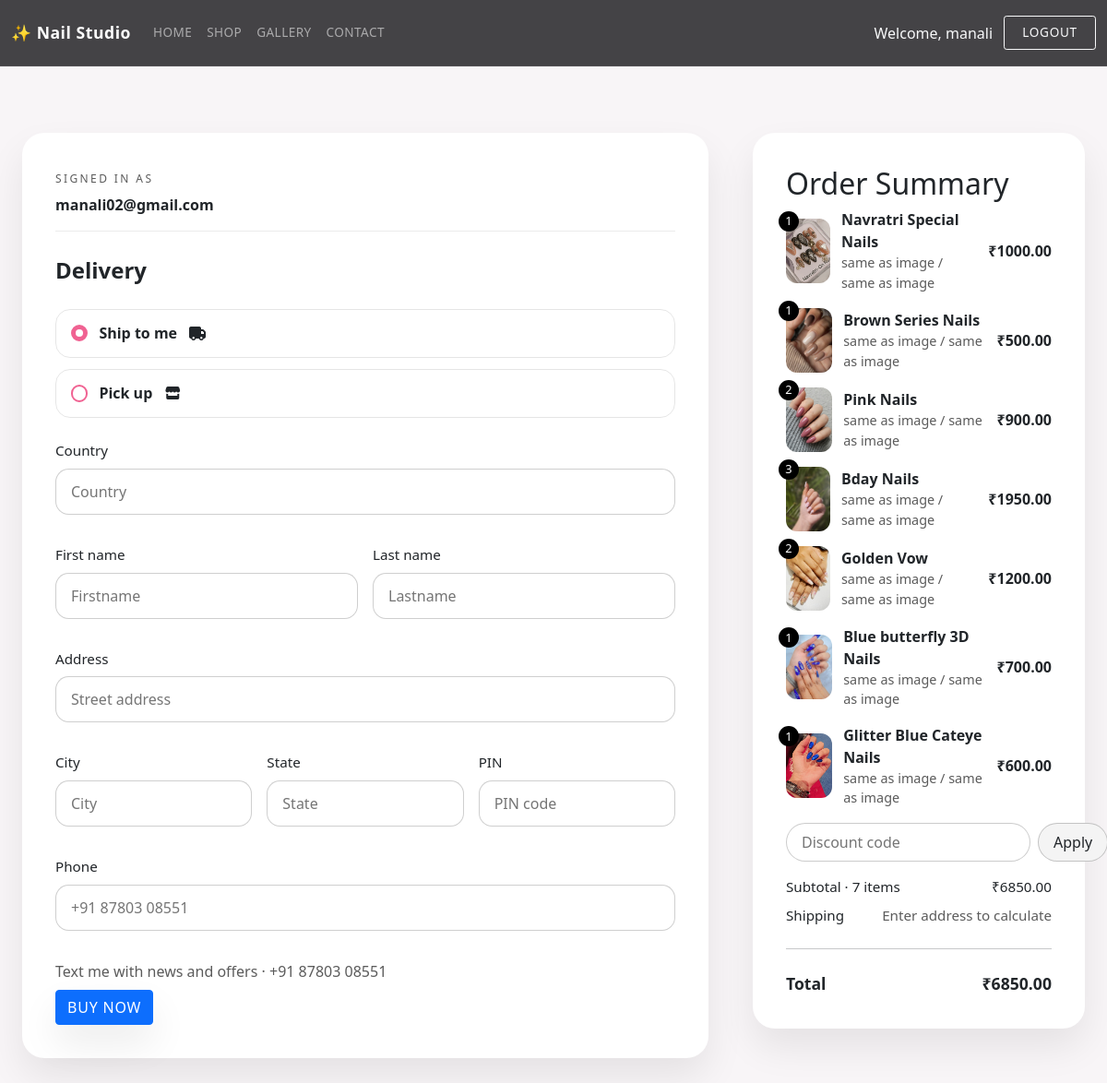
The page /buy/ (signed in) on the database its author committed.
### demo/models.py (models this page shows, shortened)
class Cart(models.Model):
    user = models.ForeignKey(User, on_delete=models.CASCADE)
    product = models.ForeignKey(Product, on_delete=models.CASCADE)
    quantity = models.PositiveIntegerField(default=1)

class Product(models.Model):
    name = models.CharField(max_length=200)
    brand = models.CharField(max_length=200, default="MANALI NAILS")
    image = models.ImageField(upload_to='images/')
    price = models.DecimalField(max_digits=10, decimal_places=2, default=0.00)

### demo/views.py (the view, shortened to what this page needs)
# urls.py: path('buy/',views.buy,name='buy'),
@login_required(login_url='log_in')
def buy(request):
    cart_items = Cart.objects.filter(user=request.user)
    total = sum(item.product.price * item.quantity for item in cart_items)
    return render(request, 'buy.html', {"cart_items": cart_items, "total": total})

### demo/templatetags/cart_extras.py (called while the page is built)
@register.filter
def mul(value, arg):
    return value * arg

### demo/templates/buy.html (shortened to what this page needs)
{% extends "base.html" %}
{% load static %}
{% load cart_extras %}
{% block extra_css %}
<link rel="stylesheet" href="{% static 'css/buy.css' %}">
{% endblock %}
{% block content %}
<section class="section checkout-section">
  <div class="page-shell checkout-layout">
    <div class="checkout-panel">
      <div class="checkout-email">
        <span>Signed in as</span>
        <p>{{ user.email|default:"Update your profile email" }}</p>
      </div>
      <form method="post" action="{% url 'buy' %}" class="checkout-form" id="checkout-form">
        <fieldset class="delivery-options">
          <legend>Delivery</legend>
          <label class="delivery-option">
            <input type="radio" name="delivery_method" value="ship" checked>
            <div class="option-content">
              <span>Ship to me</span>
              <i class="fa-solid fa-truck"></i>
            </div>
          </label>
          <label class="delivery-option">
            <input type="radio" name="delivery_method" value="pickup">
            <div class="option-content">
              <span>Pick up</span>
              <i class="fa-solid fa-store"></i>
            </div>
          </label>
        </fieldset>
        <div class="address-grid">
          <div class="form-group">
            <label for="country">Country</label>
            <input type="text" class="form-input" id="country" name="country" placeholder="Country" required>
          </div>
          <div class="split">
            <div class="form-group">
              <label for="firstname">First name</label>
              <input type="text" class="form-input" id="firstname" name="firstname" placeholder="Firstname" required>
            </div>
            <div class="form-group">
              <label for="lastname">Last name</label>
              <input type="text" class="form-input" id="lastname" name="lastname" placeholder="Lastname" required>
            </div>
          </div>
          <div class="form-group">
            <label for="address">Address</label>
            <input type="text" class="form-input" id="address" name="address" placeholder="Street address" required>
          </div>
          <div class="split three-up">
            <div class="form-group">
              <label for="city">City</label>
              <input type="text" class="form-input" id="city" name="city" placeholder="City" required>
            </div>
            <div class="form-group">
              <label for="state">State</label>
              <input type="text" class="form-input" id="state" name="state" placeholder="State" required>
            </div>
            <div class="form-group">
              <label for="pin">PIN</label>
              <input type="text" class="form-input" id="pin" name="pin" placeholder="PIN code" required>
            </div>
          </div>
          <div class="form-group">
            <label for="phone">Phone</label>
            <input type="text" class="form-input" id="phone" name="phone" placeholder="+91 87803 08551" required>
          </div>
        </div>
        <p class="note">Text me with news and offers · +91 87803 08551</p>
        <button class="btn btn-primary" type="submit">Buy Now</button>
      </form>
    </div>
    <aside class="checkout-summary">
      <h2>Order Summary</h2>
      {% for item in cart_items %}
        <div class="cart-item">
          <div class="cart-item-img">
            <img src="{{ item.product.image.url }}" alt="{{ item.product.name }}">
            <span class="quantity-badge">{{ item.quantity }}</span>
          </div>
          <div class="cart-item-details">
            <p class="item-name">{{ item.product.name }}</p>
            <p class="item-desc selected-options">same as image / {{ item.product.variant|default:"same as image" }}</p>
          </div>
          <div class="cart-item-price">
            ₹{{ item.product.price|mul:item.quantity|floatformat:2 }}
          </div>
        </div>
      {% endfor %}
      <div class="discount-box">
        <input type="text" placeholder="Discount code" class="discount-input">
        <button class="apply-btn" type="button">Apply</button>
      </div>
      <div class="price-summary">
        <p>Subtotal · {{ cart_items|length }} items <span>₹{{ total|floatformat:2 }}</span></p>
        <p>Shipping <span class="shipping-info">Enter address to calculate</span></p>
        <hr>
        <p class="total"><strong>Total</strong> <span><strong>₹{{ total|floatformat:2 }}</strong></span></p>
      </div>
    </aside>
  </div>
</section>
{% endblock %}

### demo/templates/base.html (shortened to what this page needs)
{% load static %}
<!DOCTYPE html>
<html lang="en">
<head>
    <link rel="stylesheet" href="{% static 'css/base.css' %}">
    <link rel="stylesheet" href="https://cdnjs.cloudflare.com/ajax/libs/font-awesome/7.0.1/css/all.min.css"/>
    <link href="https://cdn.jsdelivr.net/npm/bootstrap@5.0.2/dist/css/bootstrap.min.css" rel="stylesheet">
    {% block extra_css %}{% endblock %}
</head>
<body>
    <nav class="navbar navbar-expand-lg navbar-dark fixed-top">
        <div class="container-fluid">
            <a class="navbar-brand" href="{% url 'navbar' %}">✨ Nail Studio</a>
            <div class="collapse navbar-collapse" id="navbarNav">
                <ul class="navbar-nav me-auto mb-2 mb-lg-0">
                    <li class="nav-item"><a class="nav-link" href="{% url 'navbar' %}">Home</a></li>
                    <li class="nav-item"><a class="nav-link" href="{% url 'shop' %}">Shop</a></li>
                    <li class="nav-item"><a class="nav-link" href="{% url 'all' %}">Gallery</a></li>
                    <li class="nav-item"><a class="nav-link" href="{% url 'contact' %}">Contact</a></li>
                </ul>
                <div class="nav-auth">
                    {% if user.is_authenticated %}
                        <span class="navbar-text text-light">Welcome, {{ user.username }}</span>
                        <a href="{% url 'log_out' %}" class="btn btn-outline-light btn-sm">Logout</a>
                    {% else %}
                        <a href="{% url 'sign_up' %}" class="btn btn-outline-light btn-sm">Register</a>
                        <a href="{% url 'log_in' %}" class="btn btn-primary btn-sm">Login</a>
                    {% endif %}
                </div>
            </div>
        </div>
    </nav>
    <main class="page-wrapper">
        {% block content %}
        {% endblock %}
    </main>
</body>
</html>

### demo/static/css/base.css (style rules this page uses)
:root { --color-bg: #f8f5f7; --color-surface: #ffffff; --color-surface-dark: #0d0d0d; --color-text: #1f1f1f; --color-text-muted: #5b5b5b; --color-accent: #f06292; --color-accent-dark: #b71c5c; --color-border: rgba(15, 15, 15, 0.08); --shadow-soft: 0 20px 40px rgba(15, 15, 15, 0.08); --shadow-card: 0 25px 60px rgba(14, 8, 30, 0.14); --nav-height: 72px; --max-width: 1200px; }
*, *::before, *::after { box-sizing: border-box; }
html { font-size: 16px; scroll-behavior: smooth; }
body { margin: 0; min-height: 100vh; font-family: "Inter", "Poppins", "Libre Baskerville", system-ui, -apple-system, BlinkMacSystemFont, "Segoe UI", sans-serif; background: var(--color-bg); color: var(--color-text); line-height: 1.6; -webkit-font-smoothing: antialiased; }
img, picture { max-width: 100%; display: block; height: auto; border-radius: inherit; }
a { color: inherit; text-decoration: none; }
button, input, textarea, select { font: inherit; color: inherit; }
main { padding-top: var(--nav-height); }
.page-shell { width: min(var(--max-width), 100% - clamp(1.5rem, 4vw, 4.5rem)); margin-inline: auto; }
.section { padding-block: clamp(3rem, 6vw, 6rem); }
.navbar { background: rgba(6, 5, 8, 0.75) !important; backdrop-filter: blur(24px); border-bottom: 1px solid rgba(255, 255, 255, 0.08); min-height: var(--nav-height); padding-block: 0.35rem; }
.navbar .navbar-brand { font-weight: 700; letter-spacing: 0.03em; font-size: 1.1rem; }
.navbar-dark .navbar-nav .nav-link { font-weight: 500; letter-spacing: 0.03em; text-transform: uppercase; font-size: 0.85rem; color: rgba(255, 255, 255, 0.9); padding-inline: 0.9rem; }
.nav-auth { display: flex; align-items: center; gap: 0.75rem; flex-wrap: wrap; }
.nav-auth .btn { font-size: 0.85rem; padding: 0.45rem 1.2rem; }
.btn { border-radius: 999px; padding: 0.65rem 1.6rem; font-weight: 600; letter-spacing: 0.05em; text-transform: uppercase; border: none; transition: transform 0.3s ease, box-shadow 0.3s ease, background 0.3s ease; }
.btn-primary { background: var(--color-accent); color: #fff; box-shadow: var(--shadow-soft); }
.form-group { display: flex; flex-direction: column; gap: 0.5rem; margin-bottom: 1rem; }
.form-group label { font-weight: 500; font-size: 0.95rem; }
.form-input, .form-textarea, .form-select { border: 1px solid rgba(17, 17, 17, 0.2); border-radius: 0.9rem; padding: 0.75rem 1rem; background: #fff; font-size: 1rem; transition: border 0.2s ease, box-shadow 0.2s ease; }

### rows shown on the page
Cart: product.image (picture), quantity "1", product.name "Navratri Special Nails", product.price|mul "1000.00"
Cart: product.image (picture), quantity "1", product.name "Brown Series Nails", product.price|mul "500.00"
Cart: product.image (picture), quantity "2", product.name "Pink Nails", product.price|mul "900.00"
Cart: product.image (picture), quantity "3", product.name "Bday Nails", product.price|mul "1950.00"
Cart: product.image (picture), quantity "2", product.name "Golden Vow", product.price|mul "1200.00"
Cart: product.image (picture), quantity "1", product.name "Blue butterfly 3D Nails", product.price|mul "700.00"
Cart: product.image (picture), quantity "1", product.name "Glitter Blue Cateye Nails", product.price|mul "600.00"

### other values the page prints
{{ user.username }} "manali"
{{ user.email|default:"Update your profile email" }} "manali02@gmail.com"
{{ cart_items|length }} "7"
{{ total|floatformat:2 }} "6850.00"
